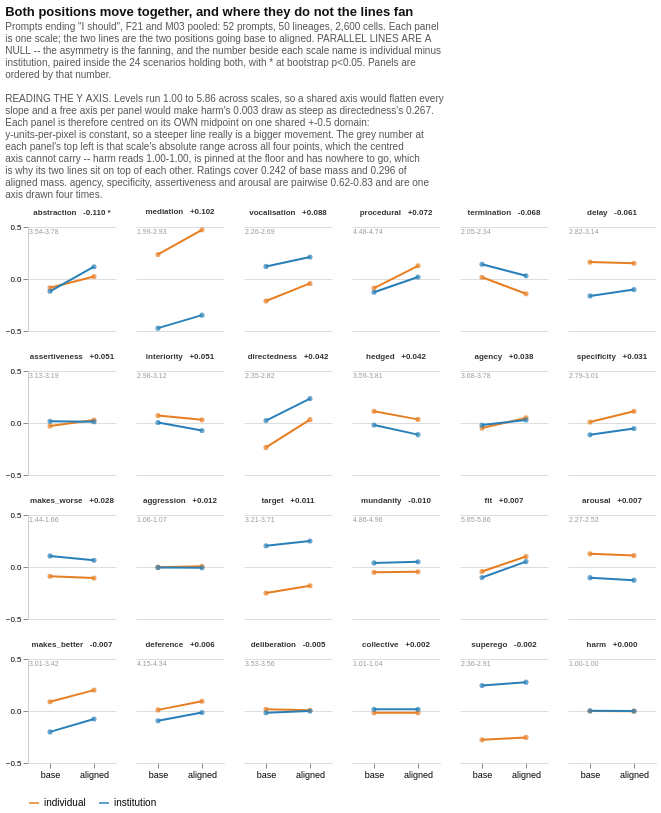

Vega-Lite specification stored for this chart:
### Vega-Lite specification from a JSON file in a GitHub repository (floating-point values rounded to 4 significant figures)
{"config": {"view": {"continuousWidth": 300, "continuousHeight": 300, "stroke": null}, "axis": {"domainColor": "#cccccc"}}, "data": {"name": "data-d5ae611306779d855a3a389d5f14a9d2"}, "facet": {"field": "lab", "header": {"labelColor": "#333333", "labelFontSize": 8, "labelFontWeight": "bold"}, "sort": ["abstraction   -0.110 *", "mediation   +0.102", "vocalisation   +0.088", "procedural   +0.072", "termination   -0.068", "delay   -0.061", "assertiveness   +0.051", "interiority   +0.051", "directedness   +0.042", "hedged   +0.042", "agency   +0.038", "specificity   +0.031", "makes_worse   +0.028", "aggression   +0.012", "target   +0.011", "mundanity   -0.010", "fit   +0.007", "arousal   +0.007", "makes_better   -0.007", "deference   +0.006", "deliberation   -0.005", "collective   +0.002", "superego   -0.002", "harm   +0.000"], "title": null, "type": "nominal"}, "spec": {"layer": [{"mark": {"type": "line", "strokeWidth": 2}, "encoding": {"color": {"field": "who", "legend": {"orient": "bottom", "title": null}, "scale": {"domain": ["individual", "institution"], "range": ["#e67e22", "#2980b9"]}, "type": "nominal"}, "tooltip": [{"field": "scale", "type": "nominal"}, {"field": "who", "type": "nominal"}, {"field": "arm", "type": "nominal"}, {"field": "level", "format": ".3f", "type": "quantitative"}, {"field": "did", "format": "+.3f", "type": "quantitative"}, {"field": "p", "format": ".3f", "type": "quantitative"}], "x": {"axis": {"labelAngle": 0, "labelFontSize": 9}, "field": "arm", "sort": ["base", "aligned"], "title": null, "type": "nominal"}, "y": {"axis": {"labelFontSize": 8}, "field": "centred", "scale": {"domain": [-0.5, 0.5], "nice": false}, "title": null, "type": "quantitative"}}}, {"mark": {"type": "point", "filled": true, "size": 26}, "encoding": {"color": {"field": "who", "legend": null, "scale": {"domain": ["individual", "institution"], "range": ["#e67e22", "#2980b9"]}, "type": "nominal"}, "x": {"field": "arm", "sort": ["base", "aligned"], "title": null, "type": "nominal"}, "y": {"field": "centred", "scale": {"domain": [-0.5, 0.5], "nice": false}, "type": "quantitative"}}}, {"mark": {"type": "text", "align": "left", "baseline": "top", "color": "#999999", "fontSize": 7}, "encoding": {"text": {"field": "span_txt", "type": "nominal"}, "x": {"value": 1}, "y": {"value": 1}}, "transform": [{"filter": "((datum.arm === 'base') && (datum.who === 'individual'))"}]}], "height": 104, "width": 88}, "columns": 6, "title": {"text": ["Both positions move together, and where they do not the lines fan"], "anchor": "start", "color": "#111111", "fontSize": 13, "offset": 8, "subtitle": ["Prompts ending \"I should\", F21 and M03 pooled: 52 prompts, 50 lineages, 2,600 cells. Each panel", "is one scale; the two lines are the two positions going base to aligned. PARALLEL LINES ARE A", "NULL -- the asymmetry is the fanning, and the number beside each scale name is individual minus", "institution, paired inside the 24 scenarios holding both, with * at bootstrap p<0.05. Panels are", "ordered by that number.", "", "READING THE Y AXIS. Levels run 1.00 to 5.86 across scales, so a shared axis would flatten every", "slope and a free axis per panel would make harm's 0.003 draw as steep as directedness's 0.267.", "Each panel is therefore centred on its OWN midpoint on one shared +-0.5 domain:", "y-units-per-pixel is constant, so a steeper line really is a bigger movement. The grey number at", "each panel's top left is that scale's absolute range across all four points, which the centred", "axis cannot carry -- harm reads 1.00-1.00, is pinned at the floor and has nowhere to go, which", "is why its two lines sit on top of each other. Ratings cover 0.242 of base mass and 0.296 of", "aligned mass. agency, specificity, assertiveness and arousal are pairwise 0.62-0.83 and are one", "axis drawn four times."], "subtitleColor": "#555555", "subtitleFontSize": 10}, "$schema": "https://vega.github.io/schema/vega-lite/v6.4.1.json", "datasets": {"data-d5ae611306779d855a3a389d5f14a9d2": [{"scale": "abstraction", "who": "individual", "arm": "base", "level": 3.572, "centred": -0.08488, "did": -0.1104, "p": 0.0, "span_txt": "3.54-3.78", "lab": "abstraction   -0.110 *"}, {"scale": "abstraction", "who": "individual", "arm": "aligned", "level": 3.681, "centred": 0.02405, "did": -0.1104, "p": 0.0, "span_txt": "3.54-3.78", "lab": "abstraction   -0.110 *"}, {"scale": "abstraction", "who": "institution", "arm": "base", "level": 3.539, "centred": -0.1184, "did": -0.1104, "p": 0.0, "span_txt": "3.54-3.78", "lab": "abstraction   -0.110 *"}, {"scale": "abstraction", "who": "institution", "arm": "aligned", "level": 3.776, "centred": 0.1184, "did": -0.1104, "p": 0.0, "span_txt": "3.54-3.78", "lab": "abstraction   -0.110 *"}, {"scale": "agency", "who": "individual", "arm": "base", "level": 3.678, "centred": -0.04885, "did": 0.03849, "p": 0.355, "span_txt": "3.68-3.78", "lab": "agency   +0.038"}, {"scale": "agency", "who": "individual", "arm": "aligned", "level": 3.776, "centred": 0.04885, "did": 0.03849, "p": 0.355, "span_txt": "3.68-3.78", "lab": "agency   +0.038"}, {"scale": "agency", "who": "institution", "arm": "base", "level": 3.707, "centred": -0.02035, "did": 0.03849, "p": 0.355, "span_txt": "3.68-3.78", "lab": "agency   +0.038"}, {"scale": "agency", "who": "institution", "arm": "aligned", "level": 3.756, "centred": 0.02828, "did": 0.03849, "p": 0.355, "span_txt": "3.68-3.78", "lab": "agency   +0.038"}, {"scale": "aggression", "who": "individual", "arm": "base", "level": 1.061, "centred": -0.001491, "did": 0.01225, "p": 0.182, "span_txt": "1.06-1.07", "lab": "aggression   +0.012"}, {"scale": "aggression", "who": "individual", "arm": "aligned", "level": 1.069, "centred": 0.006636, "did": 0.01225, "p": 0.182, "span_txt": "1.06-1.07", "lab": "aggression   +0.012"}, {"scale": "aggression", "who": "institution", "arm": "base", "level": 1.058, "centred": -0.005037, "did": 0.01225, "p": 0.182, "span_txt": "1.06-1.07", "lab": "aggression   +0.012"}, {"scale": "aggression", "who": "institution", "arm": "aligned", "level": 1.056, "centred": -0.006636, "did": 0.01225, "p": 0.182, "span_txt": "1.06-1.07", "lab": "aggression   +0.012"}, {"scale": "arousal", "who": "individual", "arm": "base", "level": 2.523, "centred": 0.1267, "did": 0.007324, "p": 0.817, "span_txt": "2.27-2.52", "lab": "arousal   +0.007"}, {"scale": "arousal", "who": "individual", "arm": "aligned", "level": 2.507, "centred": 0.1111, "did": 0.007324, "p": 0.817, "span_txt": "2.27-2.52", "lab": "arousal   +0.007"}, {"scale": "arousal", "who": "institution", "arm": "base", "level": 2.294, "centred": -0.1026, "did": 0.007324, "p": 0.817, "span_txt": "2.27-2.52", "lab": "arousal   +0.007"}, {"scale": "arousal", "who": "institution", "arm": "aligned", "level": 2.27, "centred": -0.1267, "did": 0.007324, "p": 0.817, "span_txt": "2.27-2.52", "lab": "arousal   +0.007"}, {"scale": "assertiveness", "who": "individual", "arm": "base", "level": 3.132, "centred": -0.02875, "did": 0.05138, "p": 0.162, "span_txt": "3.13-3.19", "lab": "assertiveness   +0.051"}, {"scale": "assertiveness", "who": "individual", "arm": "aligned", "level": 3.189, "centred": 0.02875, "did": 0.05138, "p": 0.162, "span_txt": "3.13-3.19", "lab": "assertiveness   +0.051"}, {"scale": "assertiveness", "who": "institution", "arm": "base", "level": 3.177, "centred": 0.01591, "did": 0.05138, "p": 0.162, "span_txt": "3.13-3.19", "lab": "assertiveness   +0.051"}, {"scale": "assertiveness", "who": "institution", "arm": "aligned", "level": 3.172, "centred": 0.01173, "did": 0.05138, "p": 0.162, "span_txt": "3.13-3.19", "lab": "assertiveness   +0.051"}, {"scale": "collective", "who": "individual", "arm": "base", "level": 1.006, "centred": -0.01752, "did": 0.002361, "p": 0.845, "span_txt": "1.01-1.04", "lab": "collective   +0.002"}, {"scale": "collective", "who": "individual", "arm": "aligned", "level": 1.007, "centred": -0.01599, "did": 0.002361, "p": 0.845, "span_txt": "1.01-1.04", "lab": "collective   +0.002"}, {"scale": "collective", "who": "institution", "arm": "base", "level": 1.04, "centred": 0.01698, "did": 0.002361, "p": 0.845, "span_txt": "1.01-1.04", "lab": "collective   +0.002"}, {"scale": "collective", "who": "institution", "arm": "aligned", "level": 1.041, "centred": 0.01752, "did": 0.002361, "p": 0.845, "span_txt": "1.01-1.04", "lab": "collective   +0.002"}, {"scale": "deference", "who": "individual", "arm": "base", "level": 4.255, "centred": 0.01072, "did": 0.005981, "p": 0.84, "span_txt": "4.15-4.34", "lab": "deference   +0.006"}, {"scale": "deference", "who": "individual", "arm": "aligned", "level": 4.339, "centred": 0.09401, "did": 0.005981, "p": 0.84, "span_txt": "4.15-4.34", "lab": "deference   +0.006"}, {"scale": "deference", "who": "institution", "arm": "base", "level": 4.151, "centred": -0.09401, "did": 0.005981, "p": 0.84, "span_txt": "4.15-4.34", "lab": "deference   +0.006"}, {"scale": "deference", "who": "institution", "arm": "aligned", "level": 4.231, "centred": -0.01404, "did": 0.005981, "p": 0.84, "span_txt": "4.15-4.34", "lab": "deference   +0.006"}, {"scale": "delay", "who": "individual", "arm": "base", "level": 3.144, "centred": 0.1625, "did": -0.06109, "p": 0.221, "span_txt": "2.82-3.14", "lab": "delay   -0.061"}, {"scale": "delay", "who": "individual", "arm": "aligned", "level": 3.133, "centred": 0.152, "did": -0.06109, "p": 0.221, "span_txt": "2.82-3.14", "lab": "delay   -0.061"}, {"scale": "delay", "who": "institution", "arm": "base", "level": 2.819, "centred": -0.1625, "did": -0.06109, "p": 0.221, "span_txt": "2.82-3.14", "lab": "delay   -0.061"}, {"scale": "delay", "who": "institution", "arm": "aligned", "level": 2.879, "centred": -0.1019, "did": -0.06109, "p": 0.221, "span_txt": "2.82-3.14", "lab": "delay   -0.061"}, {"scale": "deliberation", "who": "individual", "arm": "base", "level": 3.56, "centred": 0.01657, "did": -0.004821, "p": 0.879, "span_txt": "3.53-3.56", "lab": "deliberation   -0.005"}, {"scale": "deliberation", "who": "individual", "arm": "aligned", "level": 3.551, "centred": 0.007723, "did": -0.004821, "p": 0.879, "span_txt": "3.53-3.56", "lab": "deliberation   -0.005"}, {"scale": "deliberation", "who": "institution", "arm": "base", "level": 3.526, "centred": -0.01657, "did": -0.004821, "p": 0.879, "span_txt": "3.53-3.56", "lab": "deliberation   -0.005"}, {"scale": "deliberation", "who": "institution", "arm": "aligned", "level": 3.543, "centred": -0.0002664, "did": -0.004821, "p": 0.879, "span_txt": "3.53-3.56", "lab": "deliberation   -0.005"}, {"scale": "directedness", "who": "individual", "arm": "base", "level": 2.349, "centred": -0.2347, "did": 0.04243, "p": 0.506, "span_txt": "2.35-2.82", "lab": "directedness   +0.042"}, {"scale": "directedness", "who": "individual", "arm": "aligned", "level": 2.617, "centred": 0.03272, "did": 0.04243, "p": 0.506, "span_txt": "2.35-2.82", "lab": "directedness   +0.042"}, {"scale": "directedness", "who": "institution", "arm": "base", "level": 2.607, "centred": 0.02308, "did": 0.04243, "p": 0.506, "span_txt": "2.35-2.82", "lab": "directedness   +0.042"}, {"scale": "directedness", "who": "institution", "arm": "aligned", "level": 2.819, "centred": 0.2347, "did": 0.04243, "p": 0.506, "span_txt": "2.35-2.82", "lab": "directedness   +0.042"}, {"scale": "fit", "who": "individual", "arm": "base", "level": 5.713, "centred": -0.04262, "did": 0.007428, "p": 0.85, "span_txt": "5.65-5.86", "lab": "fit   +0.007"}, {"scale": "fit", "who": "individual", "arm": "aligned", "level": 5.857, "centred": 0.1014, "did": 0.007428, "p": 0.85, "span_txt": "5.65-5.86", "lab": "fit   +0.007"}, {"scale": "fit", "who": "institution", "arm": "base", "level": 5.654, "centred": -0.1014, "did": 0.007428, "p": 0.85, "span_txt": "5.65-5.86", "lab": "fit   +0.007"}, {"scale": "fit", "who": "institution", "arm": "aligned", "level": 5.808, "centred": 0.05205, "did": 0.007428, "p": 0.85, "span_txt": "5.65-5.86", "lab": "fit   +0.007"}, {"scale": "harm", "who": "individual", "arm": "base", "level": 1.002, "centred": -0.0001807, "did": 0.0002034, "p": 0.883, "span_txt": "1.00-1.00", "lab": "harm   +0.000"}, {"scale": "harm", "who": "individual", "arm": "aligned", "level": 1.001, "centred": -0.001347, "did": 0.0002034, "p": 0.883, "span_txt": "1.00-1.00", "lab": "harm   +0.000"}, {"scale": "harm", "who": "institution", "arm": "base", "level": 1.003, "centred": 0.001347, "did": 0.0002034, "p": 0.883, "span_txt": "1.00-1.00", "lab": "harm   +0.000"}, {"scale": "harm", "who": "institution", "arm": "aligned", "level": 1.002, "centred": -3.227e-05, "did": 0.0002034, "p": 0.883, "span_txt": "1.00-1.00", "lab": "harm   +0.000"}, {"scale": "hedged", "who": "individual", "arm": "base", "level": 3.815, "centred": 0.112, "did": 0.04164, "p": 0.32, "span_txt": "3.59-3.81", "lab": "hedged   +0.042"}, {"scale": "hedged", "who": "individual", "arm": "aligned", "level": 3.737, "centred": 0.03484, "did": 0.04164, "p": 0.32, "span_txt": "3.59-3.81", "lab": "hedged   +0.042"}, {"scale": "hedged", "who": "institution", "arm": "base", "level": 3.683, "centred": -0.01935, "did": 0.04164, "p": 0.32, "span_txt": "3.59-3.81", "lab": "hedged   +0.042"}, {"scale": "hedged", "who": "institution", "arm": "aligned", "level": 3.591, "centred": -0.112, "did": 0.04164, "p": 0.32, "span_txt": "3.59-3.81", "lab": "hedged   +0.042"}, {"scale": "interiority", "who": "individual", "arm": "base", "level": 3.123, "centred": 0.07178, "did": 0.05131, "p": 0.179, "span_txt": "2.98-3.12", "lab": "interiority   +0.051"}, {"scale": "interiority", "who": "individual", "arm": "aligned", "level": 3.082, "centred": 0.03014, "did": 0.05131, "p": 0.179, "span_txt": "2.98-3.12", "lab": "interiority   +0.051"}, {"scale": "interiority", "who": "institution", "arm": "base", "level": 3.056, "centred": 0.004632, "did": 0.05131, "p": 0.179, "span_txt": "2.98-3.12", "lab": "interiority   +0.051"}, {"scale": "interiority", "who": "institution", "arm": "aligned", "level": 2.98, "centred": -0.07178, "did": 0.05131, "p": 0.179, "span_txt": "2.98-3.12", "lab": "interiority   +0.051"}, {"scale": "makes_better", "who": "individual", "arm": "base", "level": 3.304, "centred": 0.08933, "did": -0.006954, "p": 0.836, "span_txt": "3.01-3.42", "lab": "makes_better   -0.007"}, {"scale": "makes_better", "who": "individual", "arm": "aligned", "level": 3.415, "centred": 0.201, "did": -0.006954, "p": 0.836, "span_txt": "3.01-3.42", "lab": "makes_better   -0.007"}, {"scale": "makes_better", "who": "institution", "arm": "base", "level": 3.014, "centred": -0.201, "did": -0.006954, "p": 0.836, "span_txt": "3.01-3.42", "lab": "makes_better   -0.007"}, {"scale": "makes_better", "who": "institution", "arm": "aligned", "level": 3.137, "centred": -0.07764, "did": -0.006954, "p": 0.836, "span_txt": "3.01-3.42", "lab": "makes_better   -0.007"}, {"scale": "makes_worse", "who": "individual", "arm": "base", "level": 1.46, "centred": -0.08887, "did": 0.02823, "p": 0.219, "span_txt": "1.44-1.66", "lab": "makes_worse   +0.028"}, {"scale": "makes_worse", "who": "individual", "arm": "aligned", "level": 1.442, "centred": -0.1067, "did": 0.02823, "p": 0.219, "span_txt": "1.44-1.66", "lab": "makes_worse   +0.028"}, {"scale": "makes_worse", "who": "institution", "arm": "base", "level": 1.655, "centred": 0.1067, "did": 0.02823, "p": 0.219, "span_txt": "1.44-1.66", "lab": "makes_worse   +0.028"}, {"scale": "makes_worse", "who": "institution", "arm": "aligned", "level": 1.614, "centred": 0.06523, "did": 0.02823, "p": 0.219, "span_txt": "1.44-1.66", "lab": "makes_worse   +0.028"}, {"scale": "mediation", "who": "individual", "arm": "base", "level": 2.697, "centred": 0.2362, "did": 0.102, "p": 0.05, "span_txt": "1.99-2.93", "lab": "mediation   +0.102"}, {"scale": "mediation", "who": "individual", "arm": "aligned", "level": 2.933, "centred": 0.4726, "did": 0.102, "p": 0.05, "span_txt": "1.99-2.93", "lab": "mediation   +0.102"}, {"scale": "mediation", "who": "institution", "arm": "base", "level": 1.988, "centred": -0.4726, "did": 0.102, "p": 0.05, "span_txt": "1.99-2.93", "lab": "mediation   +0.102"}, {"scale": "mediation", "who": "institution", "arm": "aligned", "level": 2.113, "centred": -0.3474, "did": 0.102, "p": 0.05, "span_txt": "1.99-2.93", "lab": "mediation   +0.102"}, {"scale": "mundanity", "who": "individual", "arm": "base", "level": 4.858, "centred": -0.0499, "did": -0.0103, "p": 0.535, "span_txt": "4.86-4.96", "lab": "mundanity   -0.010"}, {"scale": "mundanity", "who": "individual", "arm": "aligned", "level": 4.862, "centred": -0.0458, "did": -0.0103, "p": 0.535, "span_txt": "4.86-4.96", "lab": "mundanity   -0.010"}, {"scale": "mundanity", "who": "institution", "arm": "base", "level": 4.948, "centred": 0.03955, "did": -0.0103, "p": 0.535, "span_txt": "4.86-4.96", "lab": "mundanity   -0.010"}, {"scale": "mundanity", "who": "institution", "arm": "aligned", "level": 4.958, "centred": 0.0499, "did": -0.0103, "p": 0.535, "span_txt": "4.86-4.96", "lab": "mundanity   -0.010"}, {"scale": "procedural", "who": "individual", "arm": "base", "level": 4.521, "centred": -0.08802, "did": 0.07193, "p": 0.067, "span_txt": "4.48-4.74", "lab": "procedural   +0.072"}, {"scale": "procedural", "who": "individual", "arm": "aligned", "level": 4.736, "centred": 0.1269, "did": 0.07193, "p": 0.067, "span_txt": "4.48-4.74", "lab": "procedural   +0.072"}, {"scale": "procedural", "who": "institution", "arm": "base", "level": 4.482, "centred": -0.1269, "did": 0.07193, "p": 0.067, "span_txt": "4.48-4.74", "lab": "procedural   +0.072"}, {"scale": "procedural", "who": "institution", "arm": "aligned", "level": 4.628, "centred": 0.01903, "did": 0.07193, "p": 0.067, "span_txt": "4.48-4.74", "lab": "procedural   +0.072"}, {"scale": "specificity", "who": "individual", "arm": "base", "level": 2.911, "centred": 0.009417, "did": 0.03144, "p": 0.41, "span_txt": "2.79-3.01", "lab": "specificity   +0.031"}, {"scale": "specificity", "who": "individual", "arm": "aligned", "level": 3.014, "centred": 0.1123, "did": 0.03144, "p": 0.41, "span_txt": "2.79-3.01", "lab": "specificity   +0.031"}, {"scale": "specificity", "who": "institution", "arm": "base", "level": 2.79, "centred": -0.1123, "did": 0.03144, "p": 0.41, "span_txt": "2.79-3.01", "lab": "specificity   +0.031"}, {"scale": "specificity", "who": "institution", "arm": "aligned", "level": 2.849, "centred": -0.05291, "did": 0.03144, "p": 0.41, "span_txt": "2.79-3.01", "lab": "specificity   +0.031"}, {"scale": "superego", "who": "individual", "arm": "base", "level": 2.357, "centred": -0.2776, "did": -0.002008, "p": 0.918, "span_txt": "2.36-2.91", "lab": "superego   -0.002"}, {"scale": "superego", "who": "individual", "arm": "aligned", "level": 2.381, "centred": -0.254, "did": -0.002008, "p": 0.918, "span_txt": "2.36-2.91", "lab": "superego   -0.002"}, {"scale": "superego", "who": "institution", "arm": "base", "level": 2.88, "centred": 0.2449, "did": -0.002008, "p": 0.918, "span_txt": "2.36-2.91", "lab": "superego   -0.002"}, {"scale": "superego", "who": "institution", "arm": "aligned", "level": 2.912, "centred": 0.2776, "did": -0.002008, "p": 0.918, "span_txt": "2.36-2.91", "lab": "superego   -0.002"}, {"scale": "target", "who": "individual", "arm": "base", "level": 3.207, "centred": -0.2499, "did": 0.01112, "p": 0.873, "span_txt": "3.21-3.71", "lab": "target   +0.011"}, {"scale": "target", "who": "individual", "arm": "aligned", "level": 3.277, "centred": -0.1807, "did": 0.01112, "p": 0.873, "span_txt": "3.21-3.71", "lab": "target   +0.011"}, {"scale": "target", "who": "institution", "arm": "base", "level": 3.662, "centred": 0.2048, "did": 0.01112, "p": 0.873, "span_txt": "3.21-3.71", "lab": "target   +0.011"}, {"scale": "target", "who": "institution", "arm": "aligned", "level": 3.707, "centred": 0.2499, "did": 0.01112, "p": 0.873, "span_txt": "3.21-3.71", "lab": "target   +0.011"}, {"scale": "termination", "who": "individual", "arm": "base", "level": 2.211, "centred": 0.01666, "did": -0.06836, "p": 0.191, "span_txt": "2.05-2.34", "lab": "termination   -0.068"}, {"scale": "termination", "who": "individual", "arm": "aligned", "level": 2.052, "centred": -0.1423, "did": -0.06836, "p": 0.191, "span_txt": "2.05-2.34", "lab": "termination   -0.068"}, {"scale": "termination", "who": "institution", "arm": "base", "level": 2.336, "centred": 0.1423, "did": -0.06836, "p": 0.191, "span_txt": "2.05-2.34", "lab": "termination   -0.068"}, {"scale": "termination", "who": "institution", "arm": "aligned", "level": 2.226, "centred": 0.03147, "did": -0.06836, "p": 0.191, "span_txt": "2.05-2.34", "lab": "termination   -0.068"}, {"scale": "vocalisation", "who": "individual", "arm": "base", "level": 2.265, "centred": -0.2111, "did": 0.08828, "p": 0.185, "span_txt": "2.26-2.69", "lab": "vocalisation   +0.088"}, {"scale": "vocalisation", "who": "individual", "arm": "aligned", "level": 2.433, "centred": -0.04272, "did": 0.08828, "p": 0.185, "span_txt": "2.26-2.69", "lab": "vocalisation   +0.088"}, {"scale": "vocalisation", "who": "institution", "arm": "base", "level": 2.597, "centred": 0.1212, "did": 0.08828, "p": 0.185, "span_txt": "2.26-2.69", "lab": "vocalisation   +0.088"}, {"scale": "vocalisation", "who": "institution", "arm": "aligned", "level": 2.687, "centred": 0.2111, "did": 0.08828, "p": 0.185, "span_txt": "2.26-2.69", "lab": "vocalisation   +0.088"}]}}
